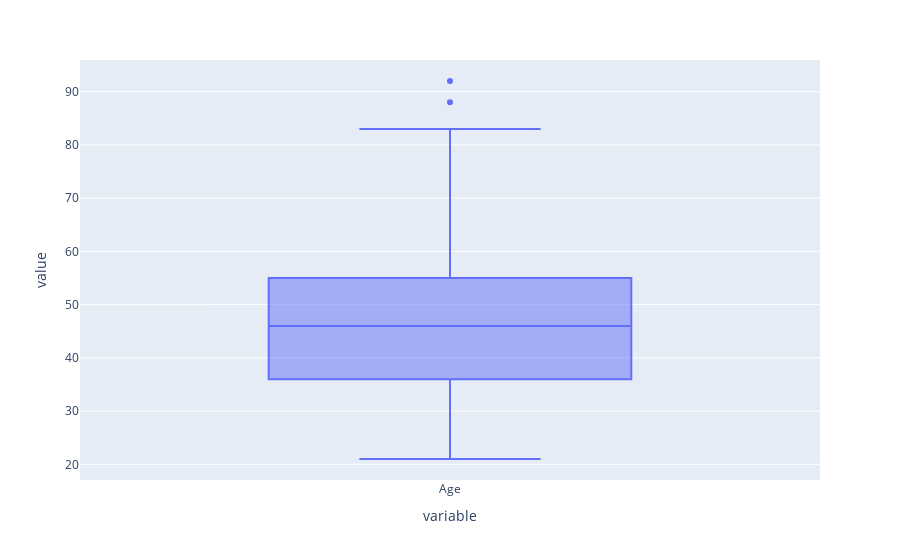

This figure's notebook cell:
### Code cell
px.box(demoDf.Age)

### Figure 1 — Plotly figure (JSON) as saved in the notebook; plotly's stock layout.template omitted (floating-point values rounded to 4 significant figures; data arrays with more than 128 entries replaced by an {"elided": "..."} marker saying what was removed)
{"data": [{"alignmentgroup": "True", "hovertemplate": "variable=%{x}<br>value=%{y}<extra></extra>", "legendgroup": "", "marker": {"color": "#636efa"}, "name": "", "notched": false, "offsetgroup": "", "orientation": "v", "showlegend": false, "type": "box", "x": {"elided": "4000 str values"}, "x0": " ", "xaxis": "x", "y": {"elided": "4000 int values"}, "y0": " ", "yaxis": "y"}], "layout": {"boxmode": "group", "legend": {"tracegroupgap": 0}, "margin": {"t": 60}, "xaxis": {"anchor": "y", "domain": [0, 1], "title": {"text": "variable"}}, "yaxis": {"anchor": "x", "domain": [0, 1], "title": {"text": "value"}}}}
